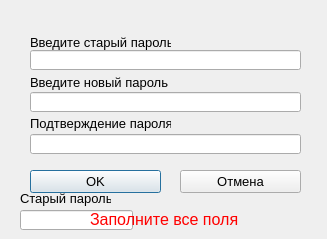
<?xml version="1.0" encoding="UTF-8"?>
<ui version="4.0">
 <class>SmenaParrolya</class>
 <widget class="QDialog" name="SmenaParrolya">
  <property name="geometry">
   <rect>
    <x>0</x>
    <y>0</y>
    <width>327</width>
    <height>239</height>
   </rect>
  </property>
  <property name="windowTitle">
   <string>Dialog</string>
  </property>
  <widget class="QLineEdit" name="lineEdit_StarParol">
   <property name="geometry">
    <rect>
     <x>30</x>
     <y>50</y>
     <width>271</width>
     <height>20</height>
    </rect>
   </property>
   <property name="font">
    <font>
     <pointsize>10</pointsize>
    </font>
   </property>
   <property name="echoMode">
    <enum>QLineEdit::Password</enum>
   </property>
  </widget>
  <widget class="QLineEdit" name="lineEdit_VvodNovogoParol">
   <property name="geometry">
    <rect>
     <x>30</x>
     <y>92</y>
     <width>271</width>
     <height>20</height>
    </rect>
   </property>
   <property name="font">
    <font>
     <pointsize>10</pointsize>
    </font>
   </property>
   <property name="echoMode">
    <enum>QLineEdit::Password</enum>
   </property>
  </widget>
  <widget class="QLineEdit" name="lineEdit_PodtverParpl">
   <property name="geometry">
    <rect>
     <x>30</x>
     <y>134</y>
     <width>271</width>
     <height>20</height>
    </rect>
   </property>
   <property name="font">
    <font>
     <pointsize>10</pointsize>
    </font>
   </property>
   <property name="echoMode">
    <enum>QLineEdit::Password</enum>
   </property>
  </widget>
  <widget class="QLineEdit" name="lineEdit_StarProvParol">
   <property name="geometry">
    <rect>
     <x>20</x>
     <y>210</y>
     <width>113</width>
     <height>20</height>
    </rect>
   </property>
   <property name="font">
    <font>
     <pointsize>10</pointsize>
    </font>
   </property>
  </widget>
  <widget class="QLabel" name="labelStpa">
   <property name="geometry">
    <rect>
     <x>20</x>
     <y>190</y>
     <width>91</width>
     <height>16</height>
    </rect>
   </property>
   <property name="font">
    <font>
     <pointsize>10</pointsize>
    </font>
   </property>
   <property name="text">
    <string>Старый пароль</string>
   </property>
  </widget>
  <widget class="QLabel" name="label_2">
   <property name="geometry">
    <rect>
     <x>30</x>
     <y>34</y>
     <width>141</width>
     <height>16</height>
    </rect>
   </property>
   <property name="font">
    <font>
     <pointsize>10</pointsize>
    </font>
   </property>
   <property name="text">
    <string>Введите старый пароль</string>
   </property>
  </widget>
  <widget class="QLabel" name="label_3">
   <property name="geometry">
    <rect>
     <x>30</x>
     <y>74</y>
     <width>141</width>
     <height>16</height>
    </rect>
   </property>
   <property name="font">
    <font>
     <pointsize>10</pointsize>
    </font>
   </property>
   <property name="text">
    <string>Введите новый пароль</string>
   </property>
  </widget>
  <widget class="QLabel" name="label_PodtverjdParola">
   <property name="geometry">
    <rect>
     <x>30</x>
     <y>115</y>
     <width>141</width>
     <height>16</height>
    </rect>
   </property>
   <property name="font">
    <font>
     <pointsize>10</pointsize>
    </font>
   </property>
   <property name="text">
    <string>Подтверждение пароля</string>
   </property>
  </widget>
  <widget class="QPushButton" name="pushButton_ok">
   <property name="geometry">
    <rect>
     <x>30</x>
     <y>170</y>
     <width>131</width>
     <height>23</height>
    </rect>
   </property>
   <property name="font">
    <font>
     <pointsize>10</pointsize>
    </font>
   </property>
   <property name="text">
    <string>OK</string>
   </property>
  </widget>
  <widget class="QPushButton" name="pushButton_cancel">
   <property name="geometry">
    <rect>
     <x>180</x>
     <y>170</y>
     <width>121</width>
     <height>23</height>
    </rect>
   </property>
   <property name="font">
    <font>
     <pointsize>10</pointsize>
    </font>
   </property>
   <property name="text">
    <string>Отмена</string>
   </property>
  </widget>
  <widget class="QLabel" name="label_fioSotr">
   <property name="geometry">
    <rect>
     <x>24</x>
     <y>12</y>
     <width>371</width>
     <height>16</height>
    </rect>
   </property>
   <property name="font">
    <font>
     <pointsize>10</pointsize>
    </font>
   </property>
   <property name="text">
    <string/>
   </property>
  </widget>
  <widget class="QLabel" name="label_error">
   <property name="geometry">
    <rect>
     <x>90</x>
     <y>210</y>
     <width>171</width>
     <height>19</height>
    </rect>
   </property>
   <property name="font">
    <font>
     <pointsize>12</pointsize>
    </font>
   </property>
   <property name="styleSheet">
    <string notr="true">color:red;</string>
   </property>
   <property name="text">
    <string>Заполните все поля</string>
   </property>
  </widget>
 </widget>
 <resources/>
 <connections/>
</ui>
